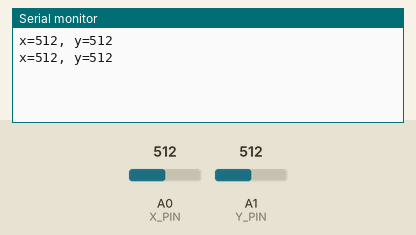
A sketch run on a simulated Arduino Uno, built with avr-gcc and run on an emulated ATmega328P. On the bench: the last lines printed to the serial monitor. Inputs (shaded band) come from the test bench; at power-on: A0 (X_PIN) = 512, A1 (Y_PIN) = 512.

Above: at 2.8 s.
2.9 s: A0 (X_PIN) set to 716
At 4.4 s:
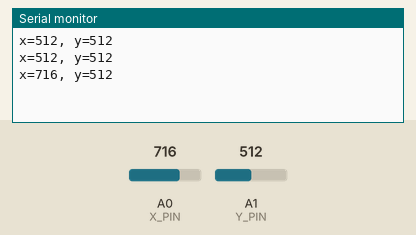
5.6 s: A1 (Y_PIN) set to 716
At 7.1 s:
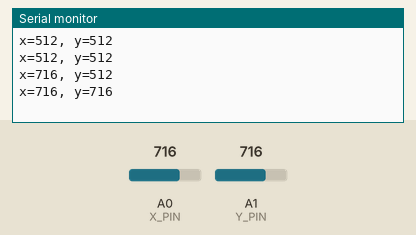
8.3 s: A0 (X_PIN) set to 900
At 10.8 s:
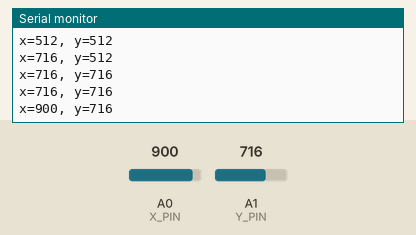
11.0 s: A1 (Y_PIN) set to 900
At 13.0 s:
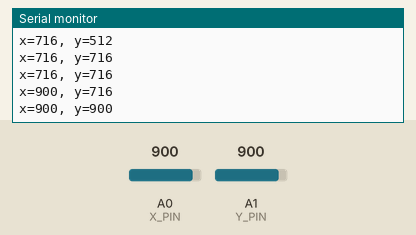
Timing chart, 0 to 14.5 s (numbered marks = the images above; inputs shaded):
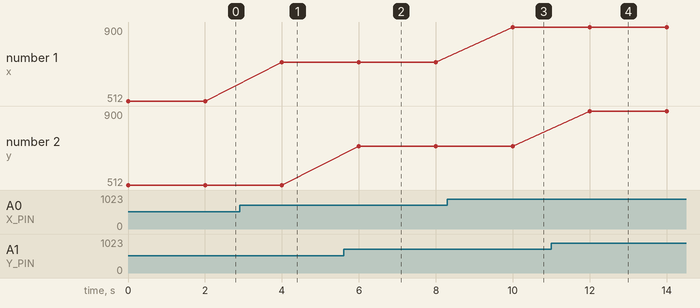

The sketch:

JoystickTest.ino
```cpp
int X_PIN=A0;
int Y_PIN=A1;

int joystick_x=0;
int joystick_y=0;

void setup() {
  Serial.begin(9600);
}

void loop() {
  joystick_x=analogRead(X_PIN);
  joystick_y=analogRead(Y_PIN);

  Serial.print("x=");
  Serial.print(joystick_x);
  Serial.print(", y=");
  Serial.print(joystick_y);
  Serial.print("\n");
  delay(2000);
}
```

Measured:
- after the input at 2.9 s, the serial monitor: prints a new line after 1.1 s (image 1)
- after the input at 5.6 s, the serial monitor: prints a new line after 0.40 s (image 2)
- after the input at 8.3 s, the serial monitor: prints a new line after 1.7 s (image 3)
- after the input at 11.0 s, the serial monitor: prints a new line after 1.0 s (image 4)
- plotted number 1: 512 → 716 after the input at 2.9 s, 716 → 900 after the input at 8.3 s
